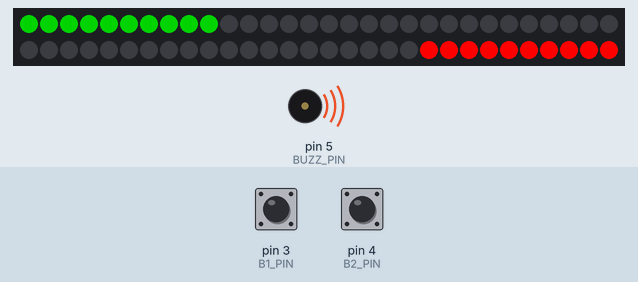
This sketch was run on a simulated Arduino Uno, built with avr-gcc and run on an emulated ATmega328P. On the bench: 60 RGB LEDs in strip order, left to right, continuing on the next row, buzzer (waves = sounding). The inputs (shaded band) are chosen by the test bench; at power-on: pin 3 (B1_PIN) HIGH, pin 4 (B2_PIN) HIGH. Random numbers use the default seed unless the sketch sets one.

Above: at 2.5 s.
3.1 s: pin 3 (B1_PIN) pulled LOW for 1 s
At 4.56 s:
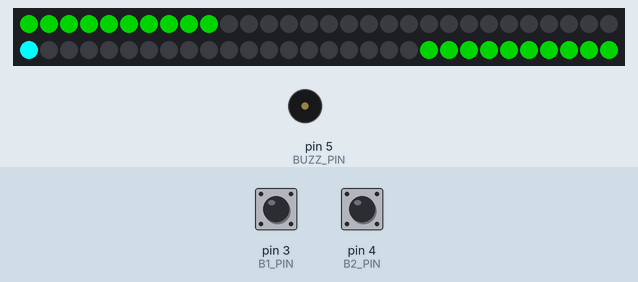
4.7 s: pin 4 (B2_PIN) pulled LOW for 0.15 s
At 5.3 s:
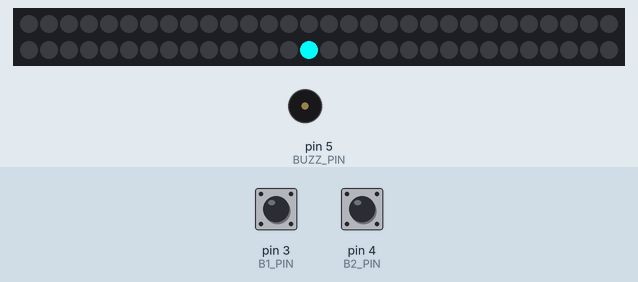
5.4 s: pin 3 (B1_PIN) pulled LOW for 1 s
At 6.1 s:
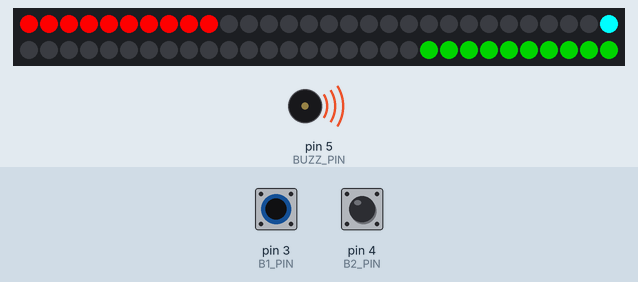
7.0 s: pin 4 (B2_PIN) pulled LOW for 1 s
At 7.4 s:
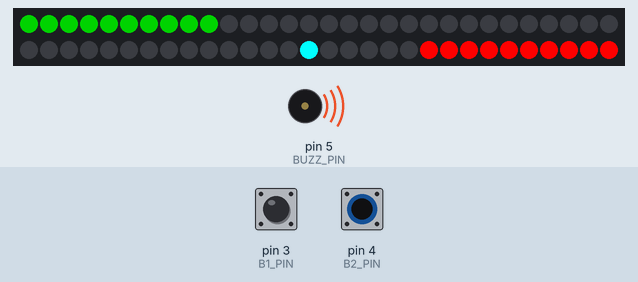
8.6 s: pin 3 (B1_PIN) pulled LOW for 0.15 s
At 8.75 s:
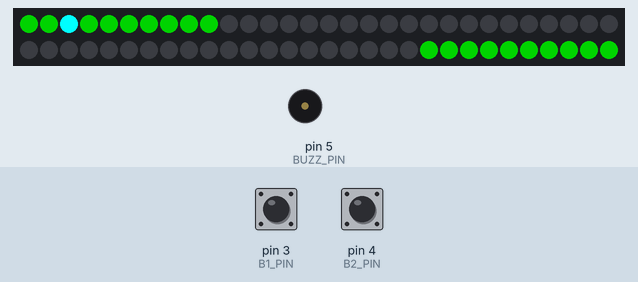
Timing chart, 0 to 10.3 s (numbered marks = the images above; inputs shaded):
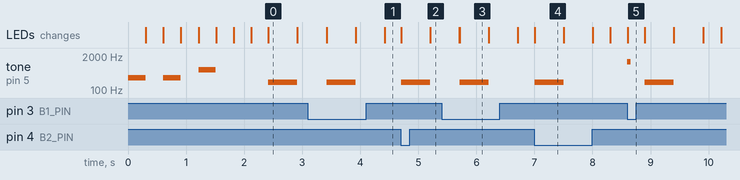

Measured:
- what the display in image 0 shows lasts 0.5 s, from 2.4 s to 2.9 s

The sketch:

pong_game.ino
```cpp
/*
  Game on the addressable LED strip "Pong"
   - Press the button when the ball hits your zone
   - The closer to the edge of the tape, the stronger the rebound will be
   - Pressed outside of your zone - lost
   - Missed - lost
*/

#define LED_PIN 2     // Led strip pin
#define LED_NUM 60   // number of LEDs
#define LED_BR 250     // brightness

#define B1_PIN 3      // pin of button 1
#define B2_PIN 4      // pin of button 2
#define BUZZ_PIN 5    // buzzer pin

#define ZONE_SIZE 10  // size of the zone
#define MIN_SPEED 5   // minimum speed
#define MAX_SPEED 20  // maximum speed
#define WIN_SCORE 5   // winning score

// =============================================
#include "FastLED.h"
CRGB leds[LED_NUM];

// ========== Button ==========
// мини класс кнопки
#define BTN_DEB 50    // дебаунс, мс
struct Button {
  public:
    Button (byte pin) {
      _pin = pin;
      pinMode(_pin, INPUT_PULLUP);
    }
    bool click() {
      bool btnState = digitalRead(_pin);
      if (!btnState && !_flag && millis() - _tmr >= BTN_DEB) {
        _flag = true;
        _tmr = millis();
        return true;
      }
      if (btnState && _flag && millis() - _tmr >= BTN_DEB) {
        _flag = false;
        _tmr = millis();
      }
      return false;
    }
    uint32_t _tmr;
    byte _pin;
    bool _flag;
};

Button b1(B1_PIN);
Button b2(B2_PIN);

// ============ SETUP =============
void setup() {
  FastLED.addLeds<WS2812, LED_PIN, GRB>(leds, LED_NUM);
  FastLED.setBrightness(LED_BR);
  pinMode(BUZZ_PIN, OUTPUT);
  newGame();
}

// ========== VARIABLES ==========
int pos = 0;
int spd;
byte score1 = 0, score2 = 0;
uint32_t tmr;

// ============= LOOP =============
void loop() {
  poolButtons();
  gameRoutine();

  if (Serial.available() > 0) {
    char receivedChar = Serial.read();
    if (receivedChar == '1') {
      handlePlayerAction(1);
    } else if (receivedChar == '2') {
      handlePlayerAction(2);
    }
  }
}

// ========= POLLING BUTTONS =========
void poolButtons() {
  if (b1.click()) {                             // произошёл клик игрока 1
    if (pos >= ZONE_SIZE * 10) gameOver(0);     // мячик вне зоны 1 игрока - проиграл
    else {                                      // мячик в зоне - отбил
      tone(BUZZ_PIN, 1200, 60);
      spd = map(pos, ZONE_SIZE * 10, 0, MIN_SPEED, MAX_SPEED); // меняем скорость
    }
  }

  // similar for player 2
  if (b2.click()) {
    if (pos < (LED_NUM - ZONE_SIZE) * 10) gameOver(1);
    else {
      tone(BUZZ_PIN, 1200, 60);
      spd = map(pos, (LED_NUM - ZONE_SIZE) * 10, LED_NUM * 10, -MIN_SPEED, -MAX_SPEED);
    }
  }
}

void handlePlayerAction(int player) {
  // Player 1 action
  if (player == 1) {
    if (pos >= ZONE_SIZE * 10) gameOver(0);
    else {
      tone(BUZZ_PIN, 1200, 60);
      spd = map(pos, ZONE_SIZE * 10, 0, MIN_SPEED, MAX_SPEED);
    }
  }

  // Player 2 action
  if (player == 2) {
    if (pos < (LED_NUM - ZONE_SIZE) * 10) gameOver(1);
    else {
      tone(BUZZ_PIN, 1200, 60);
      spd = map(pos, (LED_NUM - ZONE_SIZE) * 10, LED_NUM * 10, -MIN_SPEED, -MAX_SPEED);
    }
  }
}

// ========= FILLING ZONES =========
void fillZones(CRGB color1, CRGB color2) {
  // заливаем концы ленты переданными цветами
  for (int i = 0; i < ZONE_SIZE; i++) {
    leds[i] = color1;
    leds[LED_NUM - i - 1] = color2;
  }
}

// ========= FLASHING AND BEEPING =========
// (color 1, color 2, purity, delay time)
void blinkTone(CRGB color1, CRGB color2, int freq, int del) {
  fillZones(color1, color2);    // fill zones
  FastLED.show();               // show
  tone(BUZZ_PIN, freq);         // buzz
  delay(del);                   // wait
  noTone(BUZZ_PIN);             // don't buzz
  fillZones(0, 0);              // turn off zones
  FastLED.show();               // show
  delay(del);                   // wait
}

// =========== LOSS ===========
// (player number, 0 or 1)
void gameOver(byte player) {
  newRound();    // new round

  if (player == 0) {
    score2++;
    if (score2 == WIN_SCORE) {  // won player 2
      score1 = score2 = 0;      // reset scores
      // winning beep beep beep for player 2
      blinkTone(CRGB::Black, CRGB::Green, 600, 200);
      blinkTone(CRGB::Black, CRGB::Green, 600, 200);
      blinkTone(CRGB::Black, CRGB::Green, 600, 200);
      delay(500);
      newGame();  // new game
    } else blinkTone(CRGB::Red, CRGB::Green, 200, 500);   // red beep for player 1
  } else {
    score1++;
    if (score1 == WIN_SCORE) {  // won player 1
      score1 = score2 = 0;
      blinkTone(CRGB::Green, CRGB::Black, 600, 200);
      blinkTone(CRGB::Green, CRGB::Black, 600, 200);
      blinkTone(CRGB::Green, CRGB::Black, 600, 200);
      delay(500);
      newGame();  // new game
    } else blinkTone(CRGB::Green, CRGB::Red, 200, 500);
  }
}

// ============== NEW GAME ==============
void newGame() {
  blinkTone(CRGB::Red, CRGB::Red, 300, 300);
  blinkTone(CRGB::Yellow, CRGB::Yellow, 300, 300);
  blinkTone(CRGB::Green, CRGB::Green, 600, 300);
  fillZones(CRGB::Green, CRGB::Green);
  FastLED.show();
  randomSeed(millis()); // making random numbers more random
  newRound();
}

// ============== NEW ROUND ==============
void newRound() {
  spd = random(0, 2) ? MIN_SPEED : -MIN_SPEED;  // random direction
  pos = (LED_NUM * 10) / 2;     // to the center of the strip
}

// ============== GAME  ==============
void gameRoutine() {
  if (millis() - tmr >= 10) {   // every 10 ms
    tmr = millis();
    pos += spd;     // move the ball

    if (pos < 0) {  // flew out to the left
      gameOver(0);  // player 1 lost
      return;       // exit
    }

    if (pos >= LED_NUM * 10) {  // flew out to the right
      gameOver(1);              // player 2 lost
      return;                   // exit
    }

    FastLED.clear();
    fillZones(CRGB::Green, CRGB::Green);  // show zones
    leds[pos / 10] = CRGB::Cyan;          // draw the ball
    FastLED.show();
  }
}
```
